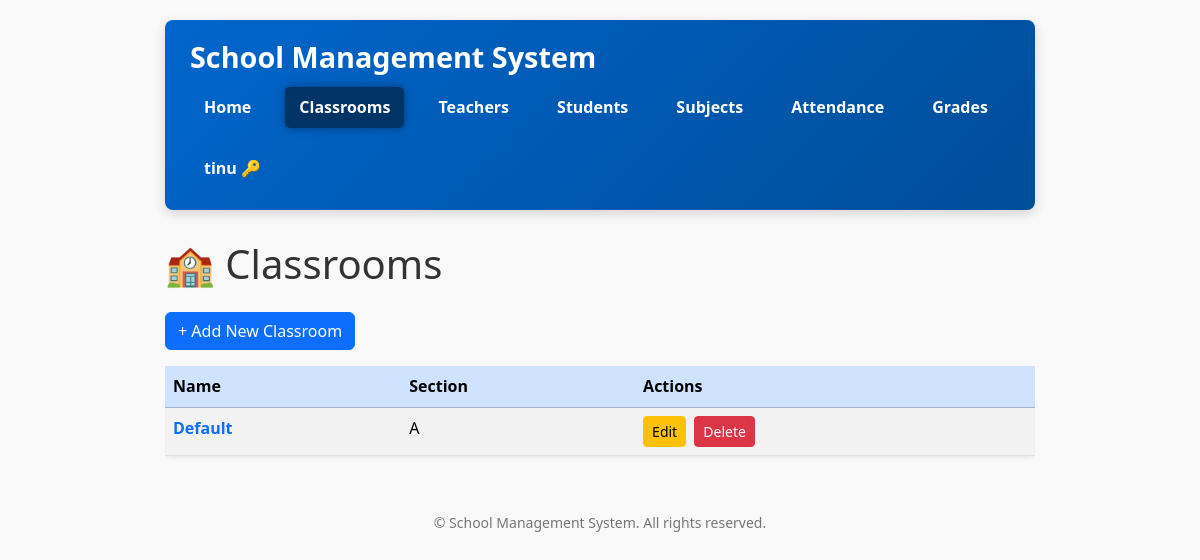
The page /classrooms/ (signed in) on the database as committed earlier.
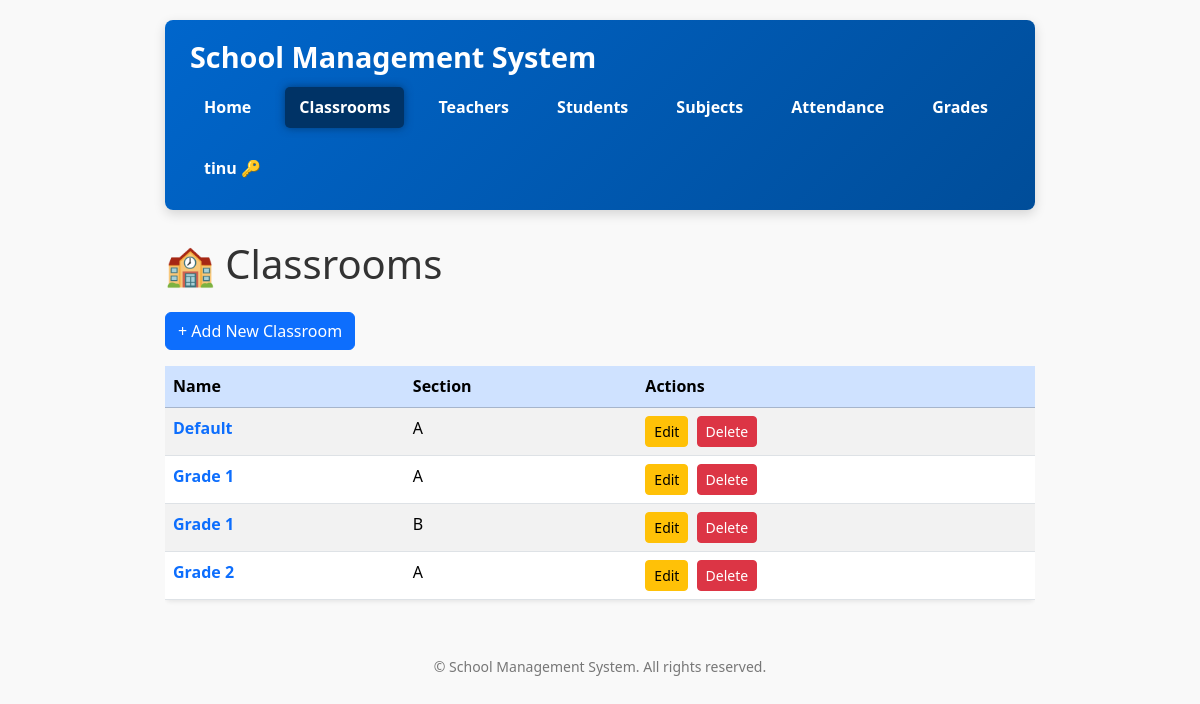
The same page on the database as committed later.
### school/models.py (models this page shows, shortened)
class User(AbstractUser):
    ROLE_CHOICES = (
        ('ADMIN', 'Admin'),
        ('TEACHER', 'Teacher'),
        ('STUDENT', 'Student'),
    )
    role = models.CharField(max_length=10, choices=ROLE_CHOICES, default='STUDENT')

class ClassRoom(models.Model):
    name = models.CharField(max_length=100)
    section = models.CharField(max_length=1)
    subjects = models.ManyToManyField('Subject', related_name='classrooms', blank=True)
    class Meta:
        ordering = ['name', 'section']
        verbose_name_plural = 'Classrooms'

### school/views.py (the view)
# urls.py: path('classrooms/', views.classroom_list, name='classroom_list'),
@role_required(['Admin', 'Teacher'])
def classroom_list(request):
    user = request.user
    if user.is_superuser or user.role == 'ADMIN':
        classrooms = ClassRoom.objects.all()
    elif user.role == 'TEACHER':
        teacher = get_object_or_404(Teacher, user=user)
        classrooms = ClassRoom.objects.filter(subjects__teachers=teacher).distinct()
    else:
        return HttpResponseForbidden()
    return render(request, 'school/classroom_list.html', {'classrooms': classrooms})

### school/views.py (called while the page is built)
def role_required(allowed_roles=[]):
    def decorator(view_func):
        @wraps(view_func)
        def wrapper(request, *args, **kwargs):
            user = request.user
            if not user.is_authenticated:
                return redirect('login')
            user_role = getattr(user, 'role', None)
            if user.is_superuser or (user_role and user_role.upper() in [r.upper() for r in allowed_roles]):
                return view_func(request, *args, **kwargs)
            return redirect('no_permission')  # Or render a 403 page
        return wrapper
    return decorator

### school/templates/school/classroom_list.html (shortened to what this page needs)
{% extends 'school/base.html' %}
{% block content %}
<h1 class="mb-4">🏫 Classrooms</h1>
<p>
    <a href="{% url 'school:classroom_create' %}" class="btn btn-primary">
        + Add New Classroom
    </a>
</p>
{% if classrooms %}
<div class="table-responsive mt-3">
    <table class="table table-striped table-hover rounded shadow-sm bg-white">
        <thead class="table-primary">
            <tr>
                <th>Name</th>
                <th>Section</th>
                <th>Actions</th>
            </tr>
        </thead>
        <tbody>
            {% for classroom in classrooms %}
            <tr>
                <td>
                    <a href="{% url 'school:classroom_detail' classroom.pk %}" class="text-decoration-none fw-semibold">
                        {{ classroom.name }}
                    </a>
                </td>
                <td>{{ classroom.section }}</td>
                <td>
                    <a href="{% url 'school:classroom_update' classroom.pk %}" class="btn btn-sm btn-warning me-1">
                        Edit
                    </a>
                    <a href="{% url 'school:classroom_delete' classroom.pk %}" class="btn btn-sm btn-danger"
                       onclick="return confirm('Are you sure you want to delete this classroom?');">
                        Delete
                    </a>
                </td>
            </tr>
            {% endfor %}
        </tbody>
    </table>
</div>
{% else %}
<div class="alert alert-info mt-4" role="alert">
    No classrooms available. You can add one using the button above.
</div>
{% endif %}
{% endblock %}

### school/templates/school/base.html (shortened to what this page needs)
{% load static %}
<!DOCTYPE html>
<html lang="en">
<head>
    <link href="https://cdn.jsdelivr.net/npm/bootstrap@5.3.3/dist/css/bootstrap.min.css" rel="stylesheet" />
</head>
<body>
    <header>
        <div class="d-flex align-items-center">
            <h1>School Management System</h1>
        </div>
        <nav>
            <a href="{% url 'school:home' %}" class="{% if request.path == '/' %}active{% endif %}">Home</a>
            <a href="{% url 'school:classroom_list' %}" class="{% if 'classrooms' in request.path %}active{% endif %}">Classrooms</a>
            <a href="{% url 'school:teacher_list' %}" class="{% if 'teachers' in request.path %}active{% endif %}">Teachers</a>
            <a href="{% url 'school:student_list' %}" class="{% if 'students' in request.path %}active{% endif %}">Students</a>
            <a href="{% url 'school:subject_list' %}" class="{% if 'subjects' in request.path %}active{% endif %}">Subjects</a>
            <a href="{% url 'school:attendance_list' %}" class="{% if 'attendance' in request.path %}active{% endif %}">Attendance</a>
            <a href="{% url 'school:grade_list' %}" class="{% if 'grades' in request.path %}active{% endif %}">Grades</a>
            {% if user.is_authenticated %}
                <form id="logout-form" action="{% url 'school:logout' %}" method="post" style="display:inline;">
                    <button type="submit" title="Logout">{{ user.username }} &#x1F511;</button>
                </form>
            {% else %}
                <a href="{% url 'school:login' %}" class="{% if 'login' in request.path %}active{% endif %}">Login</a>
            {% endif %}
        </nav>
    </header>
    <main>
        {% block content %}{% endblock %}
    </main>
    <footer>
        &copy; {{ now|date:"Y" }} School Management System. All rights reserved.
    </footer>
</body>
</html>

### school/templates/school/base.html (style rules this page uses)
body { font-family: 'Segoe UI', Tahoma, Geneva, Verdana, sans-serif; max-width: 900px; margin: 20px auto; padding: 0 15px; background: #f9f9f9; color: #333; line-height: 1.6; }
header { background: linear-gradient(135deg, #0066cc 0%, #004d99 100%); color: white; padding: 20px 25px; margin-bottom: 30px; border-radius: 8px; box-shadow: 0 4px 12px rgba(0, 0, 0, 0.15); position: sticky; top: 0; z-index: 1000; }
header h1 { margin: 0; font-weight: 700; font-size: 1.8rem; user-select: none; }
nav { margin-top: 12px; display: flex; gap: 20px; flex-wrap: wrap; }
nav a, nav form button { color: white; font-weight: 600; padding: 8px 14px; border-radius: 5px; transition: background-color 0.3s ease; user-select: none; cursor: pointer; text-decoration: none; border: none; background: none; }
nav a.active { background-color: #003366; color: #fff; box-shadow: 0 0 8px #003366cc; }
footer { margin-top: 40px; text-align: center; color: #777; font-size: 14px; user-select: none; }

Rows that differ between the two databases and show on the page:
added ClassRoom: name "Grade 1", section "A"
added ClassRoom: name "Grade 1", section "B"
added ClassRoom: name "Grade 2", section "A"
